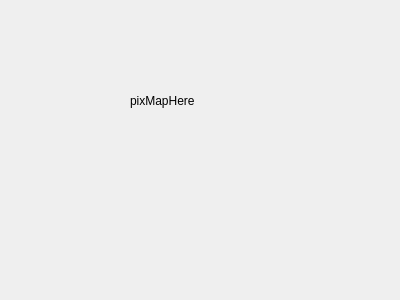
<?xml version="1.0" encoding="UTF-8"?>
<ui version="4.0">
 <class>TestWidget</class>
 <widget class="QWidget" name="TestWidget">
  <property name="geometry">
   <rect>
    <x>0</x>
    <y>0</y>
    <width>400</width>
    <height>300</height>
   </rect>
  </property>
  <property name="windowTitle">
   <string>TestWidget</string>
  </property>
  <widget class="QLabel" name="testLabel">
   <property name="geometry">
    <rect>
     <x>130</x>
     <y>80</y>
     <width>111</width>
     <height>41</height>
    </rect>
   </property>
   <property name="text">
    <string>pixMapHere</string>
   </property>
  </widget>
 </widget>
 <layoutdefault spacing="6" margin="11"/>
 <resources/>
 <connections/>
</ui>
